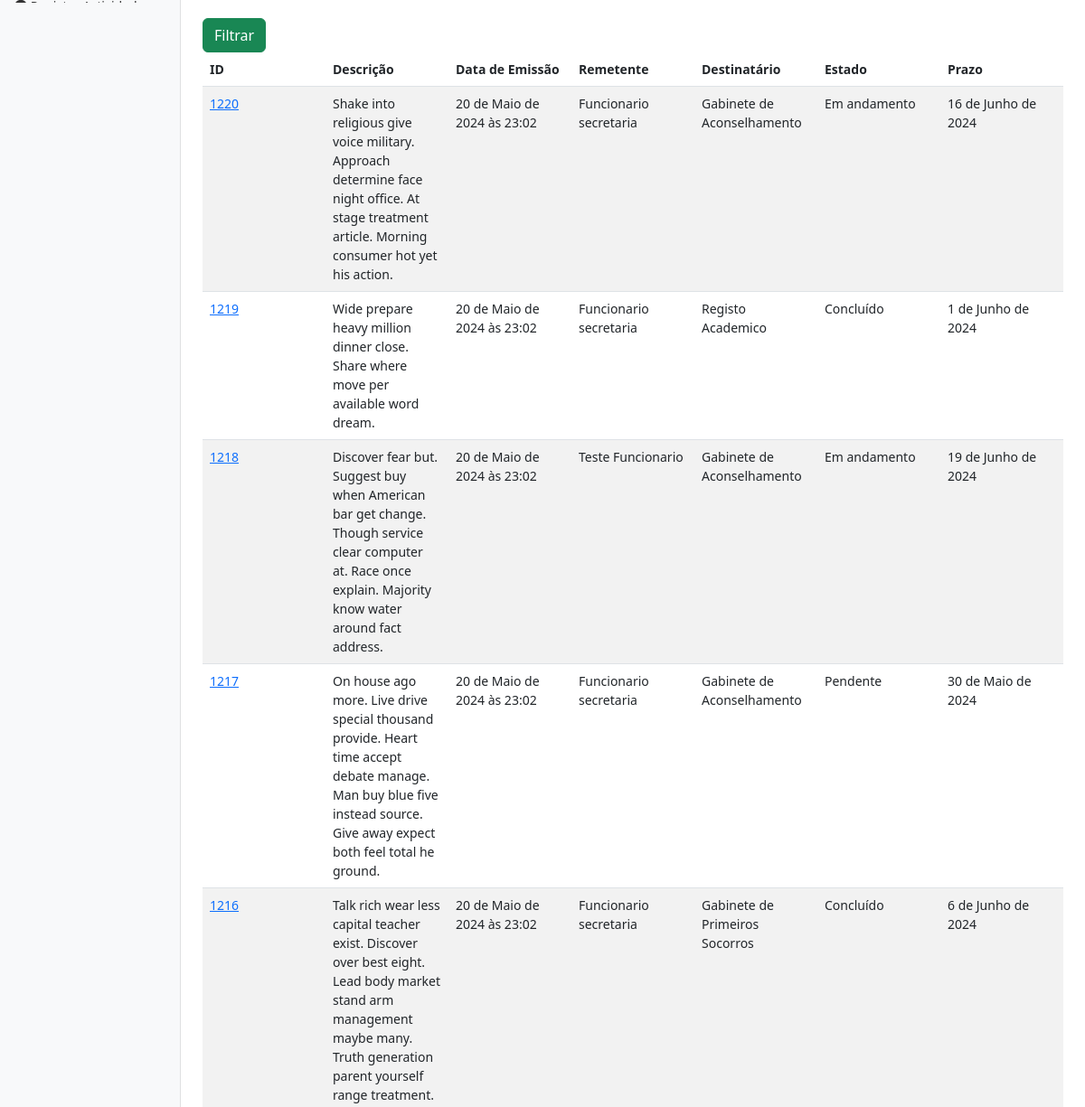
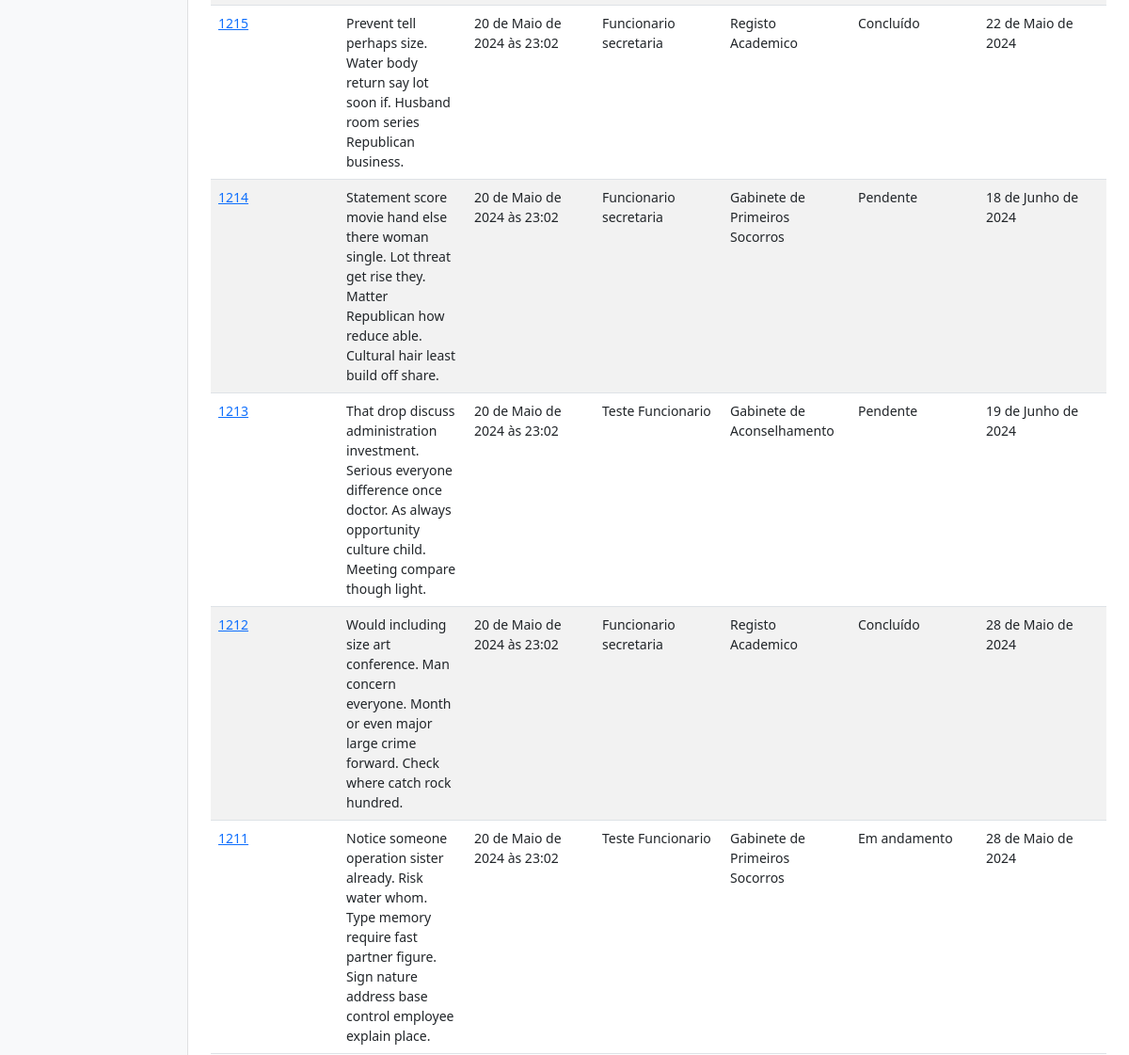
Page /authors/dashboard/protocol/search/ (signed in, middle part) on the earlier database version (2 pictures, top to bottom).
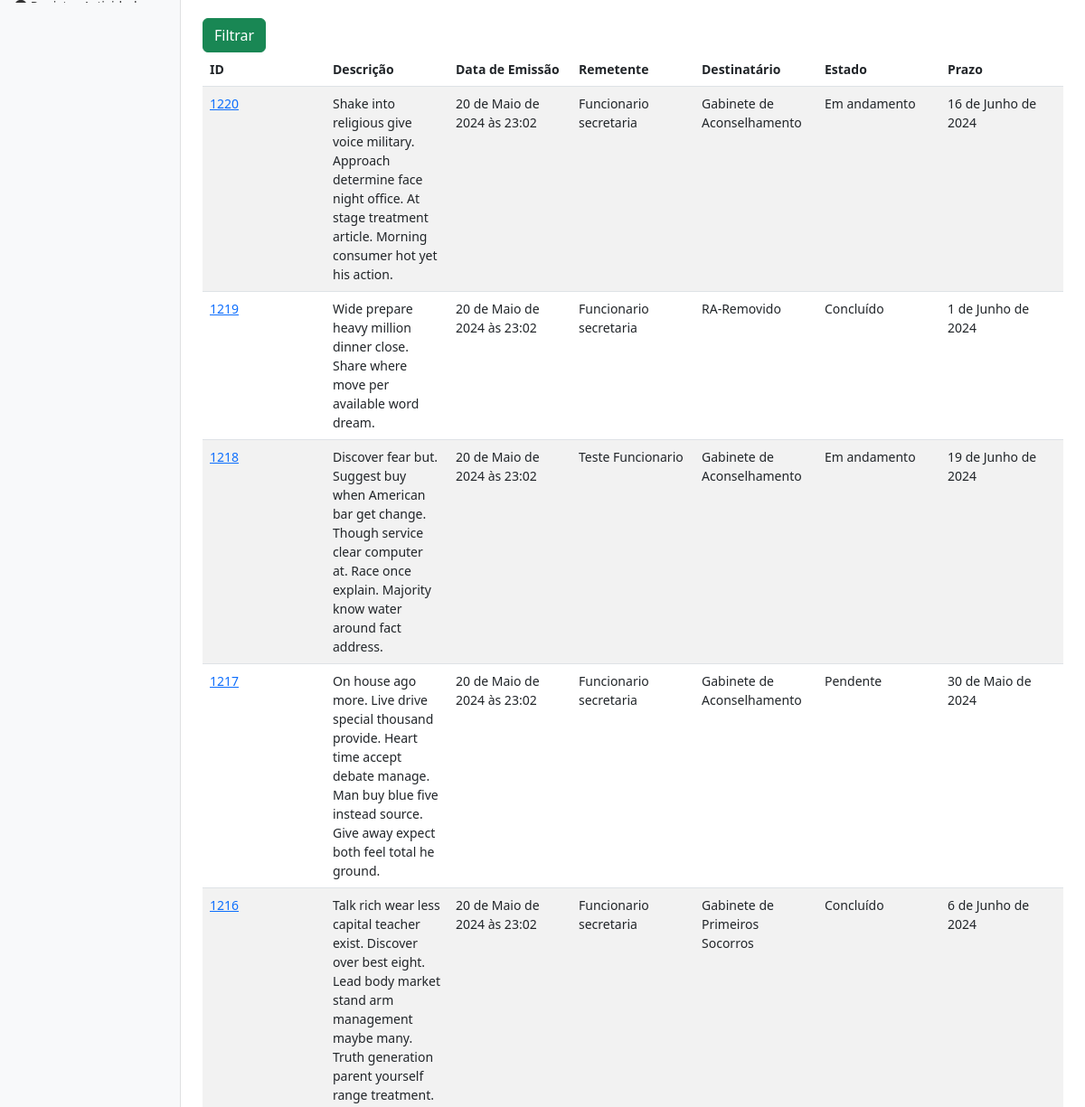
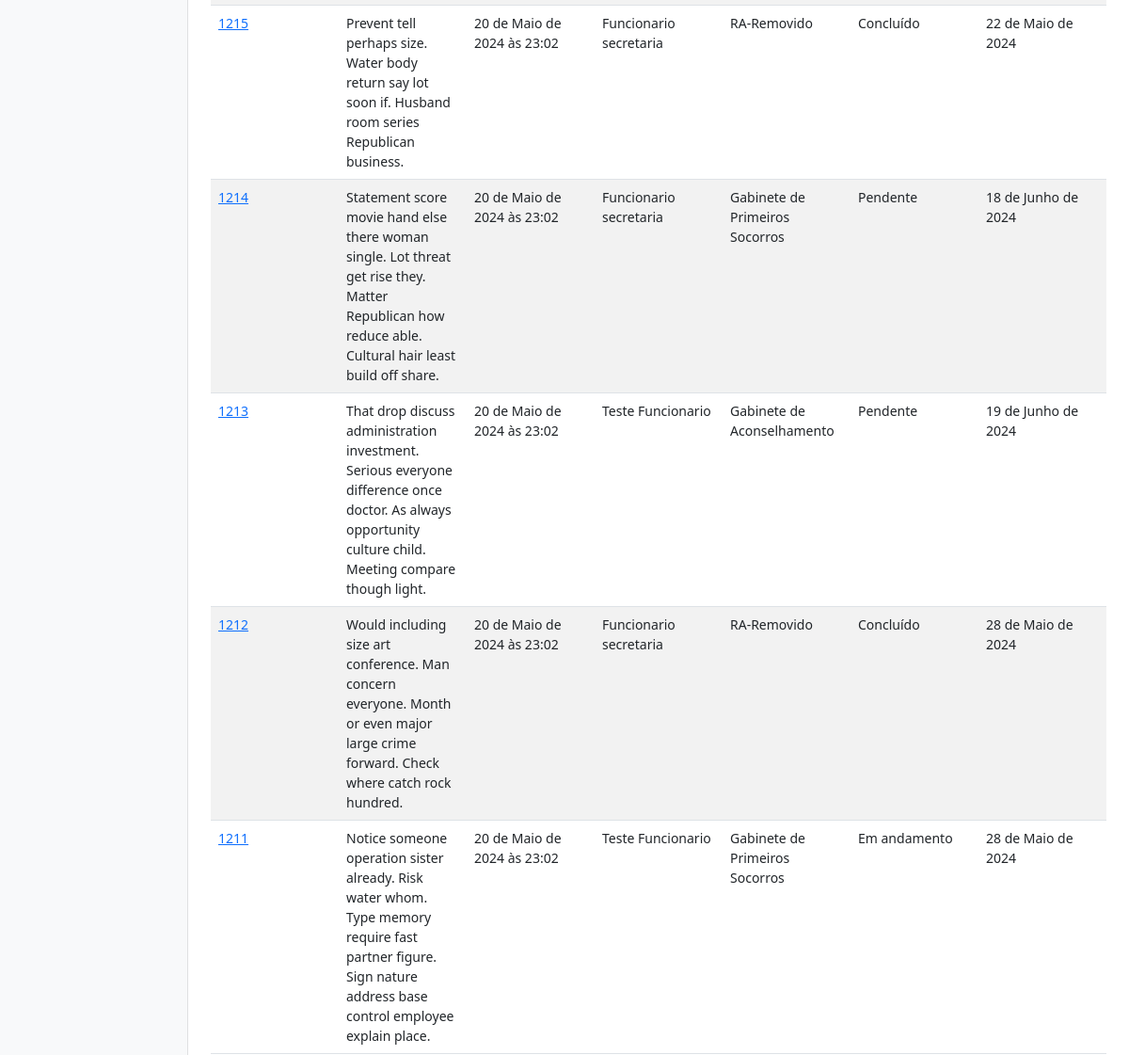
Same page on the later database version (2 pictures, top to bottom).
### expedient/models.py (models this page shows, shortened)
class Protocolo(models.Model):
    data_emissao = models.DateTimeField(auto_now_add=True)
    descricao = models.TextField()
    remetente = models.ForeignKey(
        Funcionario, on_delete=models.SET_NULL, null=True, default=None,  related_name='remetente')
    destinatario = models.ForeignKey(
        Departamento, on_delete=models.SET_NULL, null=True, default=None, related_name='destinatario')
    estado = models.CharField(max_length=50)
    observacao = models.TextField()
    prazo = models.DateField()
    data_confirmacao_recepcao = models.DateTimeField(null=True)
    confirmacao_user_status = models.BooleanField(default=False)
    confirmacao_user = models.ForeignKey(
        Funcionario, on_delete=models.SET_NULL, null=True, default=None, related_name='confirmacao_user')

class Departamento(models.Model):
    nome = models.CharField(max_length=65)
    def __str__(self):
        return self.nome

class Funcionario(models.Model):
    nome_completo = models.CharField(max_length=95)
    numero_telefone = models.CharField(max_length=65)
    estado = models.CharField(max_length=50)
    author = models.OneToOneField(User, on_delete=models.CASCADE)
    departamento = models.ForeignKey(
        Departamento, on_delete=models.SET_NULL, null=True, default=None)
    def __str__(self):
        return self.nome_completo

### authors/views.py (the view)
@login_required(login_url='authors:login', redirect_field_name='next')
def protocol_search(request):
    id_departamento = Funcionario.objects.filter(author=request.user).first()
    if not id_departamento:
        raise Http404()
    protocols = Protocol_filter(request.GET, queryset=Protocolo.objects.all())
    filtro = Protocol_filter(request.GET, queryset=Protocolo.objects.all())
    page_obj, pagination_context = make_pagination(request, filtro.qs, PER_PAGE)
    print(f"Current page: {pagination_context['current_page']}")
    print(f"Total pages: {pagination_context['total_pages']}")
    print(f"Pagination range: {pagination_context['pagination_range']}")
    print(f"Query string: {pagination_context['query_string']}")
    return render(request, 'authors/pages/protocol_search.html', {
        'filtros': page_obj,
        'pagination_range': pagination_context['pagination_range'],
        'funcionario': id_departamento,
        'protocols': protocols,
        'query_string': pagination_context['query_string'],
        'first_page_out_of_range': pagination_context['first_page_out_of_range'],
        'last_page_out_of_range': pagination_context['last_page_out_of_range'],
        'current_page': pagination_context['current_page'],
        'total_pages': pagination_context['total_pages'],
    })

### authors/templates/authors/pages/protocol_search.html (shortened to what this page needs)
{% extends 'global/base.html' %}
{% block content %}
{% load crispy_forms_tags %}
<form class="main-form" method="get">
  <br>
  <button class="btn btn-success" type="submit">Filtrar</button>
</form>
<table class="table table-striped table-hover"  style="table-layout: fixed;">
  <thead>
    <tr>
      <th>ID </th>
        <th>Descrição</th>
        <th>Data de Emissão</th>
        <th>Remetente</th>
        <th>Destinatário</th>
        <th>Estado</th>
        <th>Prazo</th>
   </tr>
    </thead>
  {% for filtro in filtros %}
  <tr>
      <td> <a href="{% url 'authors:dashbord_protocol_detail' filtro.id %}">{{ filtro.id }}</a> </td>
      <td>{{ filtro.descricao|safe }}</td>
      <td>{{ filtro.data_emissao }}</td>
      <td>{{ filtro.remetente }}</td>
      <td>{{ filtro.destinatario}}</td>
      <td>{{ filtro.estado }}</td>
      <td>{{ filtro.prazo }}</td>
   </tr>
  {% empty %}
      <p style="color:red">Não existe nenhum protocolo com estes filtros, revise o filtros.</p>
  {% endfor %}
</table>
{% endblock content %}

Differences in the rows shown:
changed through a linked row, Protocolo "1 de Junho de 2024": destinatario "Registo Academico" → "RA-Removido"
changed through a linked row, Protocolo "22 de Maio de 2024": destinatario "Registo Academico" → "RA-Removido"
changed through a linked row, Protocolo id 1212: destinatario "Registo Academico" → "RA-Removido"
